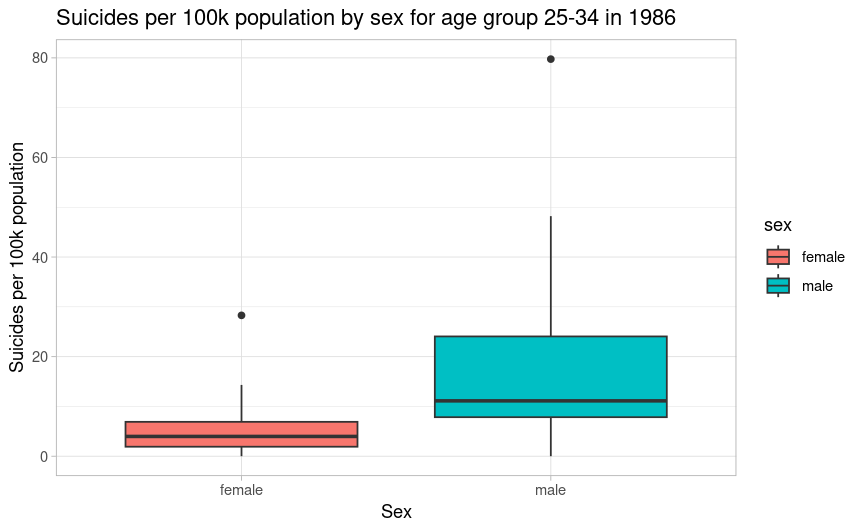

This figure's R source:
library(ggplot2)
theme_set(theme_light())

url <- 'https://web.tecnico.ulisboa.pt/~paulo.soares/pe/projeto/master.csv'
dados <- read.csv(url, check.names = FALSE)
ano <- 1986
grupo_etário <- "25-34 years"

dados_filtrados <- subset(dados, year == ano & age == grupo_etário)

ggplot(dados_filtrados) +
  geom_boxplot(aes(`sex`, `suicides/100k pop`, fill = sex)) +
  labs(title = paste0("Suicides per 100k population by sex for age group 25-34 in ", ano),
       x = "Sex",
       y = "Suicides per 100k population")
